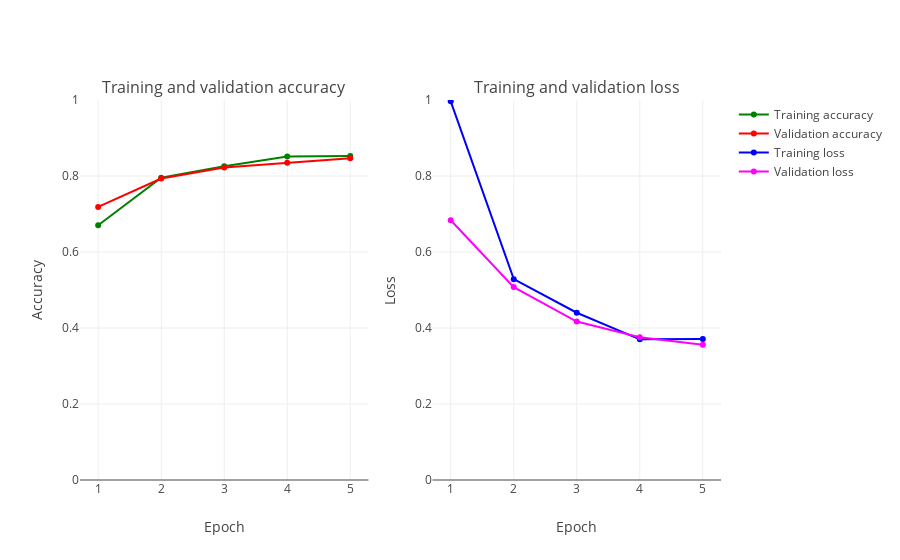

Source (notebook cell):
### Markdown cell above
**4.Model Evaluation**

Let's start by plotting the loss error for the train and validation set. We define a function to visualize these values.

### Code cell
import seaborn as sns
import plotly.graph_objs as go
import plotly.figure_factory as ff
from plotly import tools
from plotly.offline import download_plotlyjs, init_notebook_mode, plot, iplot
init_notebook_mode(connected=True)

def create_trace(x,y,ylabel,color):
        trace = go.Scatter(
            x = x,y = y,
            name=ylabel,
            marker=dict(color=color),
            mode = "markers+lines",
            text=x
        )
        return trace
    
def plot_accuracy_and_loss(train_model):
    hist = train_model.history
    acc = hist['acc']
    val_acc = hist['val_acc']
    loss = hist['loss']
    val_loss = hist['val_loss']
    epochs = list(range(1,len(acc)+1))
    
    #plt.scatter(epochs, acc)
   # plt.grid(True)

    #plt.show()
    #define the traces
    trace_ta = create_trace(epochs,acc,"Training accuracy", "Green")
    trace_va = create_trace(epochs,val_acc,"Validation accuracy", "Red")
    trace_tl = create_trace(epochs,loss,"Training loss", "Blue")
    trace_vl = create_trace(epochs,val_loss,"Validation loss", "Magenta")
    fig = tools.make_subplots(rows=1,cols=2, subplot_titles=('Training and validation accuracy',
                                                             'Training and validation loss'))
    #add traces to the figure
    fig.append_trace(trace_ta,1,1)
    fig.append_trace(trace_va,1,1)
    fig.append_trace(trace_tl,1,2)
    fig.append_trace(trace_vl,1,2)
    #set the layout for the figure
    fig['layout']['xaxis'].update(title = 'Epoch')
    fig['layout']['xaxis2'].update(title = 'Epoch')
    fig['layout']['yaxis'].update(title = 'Accuracy', range=[0,1])
    fig['layout']['yaxis2'].update(title = 'Loss', range=[0,1])
    #plot
    iplot(fig, filename='accuracy-loss')

plot_accuracy_and_loss(train_model_details_old)

### Figure 1 — Plotly figure (JSON) as saved in the notebook; plotly's stock layout.template omitted (floating-point values rounded to 4 significant figures)
{"data": [{"marker": {"color": "Green"}, "mode": "markers+lines", "name": "Training accuracy", "text": ["1", "2", "3", "4", "5"], "x": [1, 2, 3, 4, 5], "y": [0.6703, 0.7957, 0.8256, 0.851, 0.8525], "type": "scatter", "uid": "1b9e7c4e-4723-4f4b-893e-736f037cfe31", "xaxis": "x", "yaxis": "y"}, {"marker": {"color": "Red"}, "mode": "markers+lines", "name": "Validation accuracy", "text": ["1", "2", "3", "4", "5"], "x": [1, 2, 3, 4, 5], "y": [0.7186, 0.7935, 0.8225, 0.8345, 0.8466], "type": "scatter", "uid": "7a0490ff-8218-48a4-b5f0-0166381ab8aa", "xaxis": "x", "yaxis": "y"}, {"marker": {"color": "Blue"}, "mode": "markers+lines", "name": "Training loss", "text": ["1", "2", "3", "4", "5"], "x": [1, 2, 3, 4, 5], "y": [0.9965, 0.5285, 0.4402, 0.3701, 0.3711], "type": "scatter", "uid": "def0bf12-72ef-4c19-89e6-2fdcbee72a75", "xaxis": "x2", "yaxis": "y2"}, {"marker": {"color": "Magenta"}, "mode": "markers+lines", "name": "Validation loss", "text": ["1", "2", "3", "4", "5"], "x": [1, 2, 3, 4, 5], "y": [0.6835, 0.5077, 0.417, 0.3758, 0.3558], "type": "scatter", "uid": "4a09ce62-a51d-415b-b81b-11d558d46f11", "xaxis": "x2", "yaxis": "y2"}], "layout": {"annotations": [{"font": {"size": 16}, "showarrow": false, "text": "Training and validation accuracy", "x": 0.225, "xanchor": "center", "xref": "paper", "y": 1, "yanchor": "bottom", "yref": "paper"}, {"font": {"size": 16}, "showarrow": false, "text": "Training and validation loss", "x": 0.775, "xanchor": "center", "xref": "paper", "y": 1, "yanchor": "bottom", "yref": "paper"}], "xaxis": {"anchor": "y", "domain": [0, 0.45], "title": "Epoch"}, "yaxis": {"anchor": "x", "domain": [0, 1], "title": "Accuracy", "range": [0, 1]}, "xaxis2": {"anchor": "y2", "domain": [0.55, 1], "title": "Epoch"}, "yaxis2": {"anchor": "x2", "domain": [0, 1], "title": "Loss", "range": [0, 1]}}}
